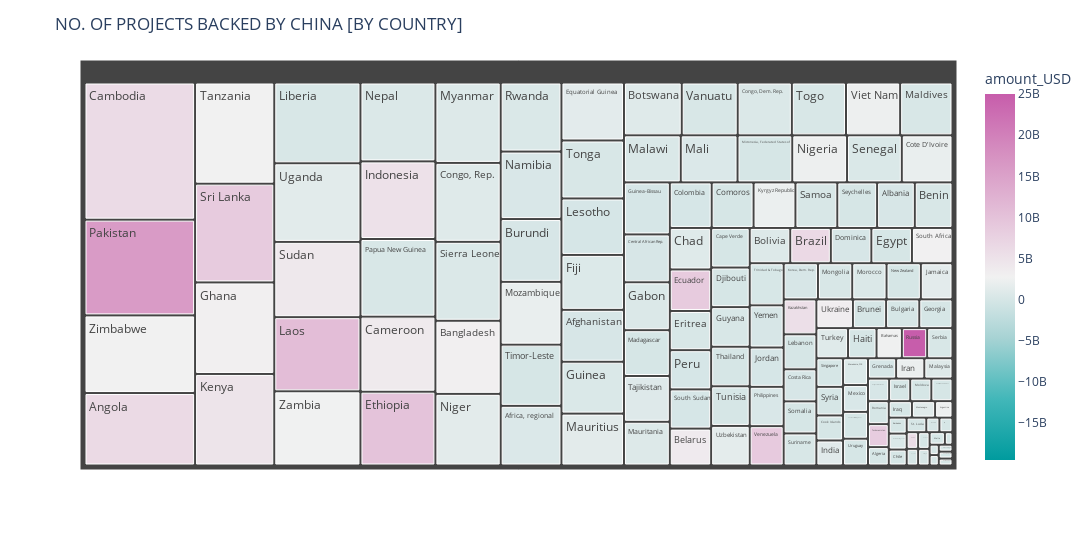

The notebook cell saved with this chart:
### Code cell
#Creating a TreeMap

fig = px.treemap(ms1, 
                  path = ['country', ], values = 'project_count',
                  color='amount_USD',
                  color_continuous_scale='Tropic',
                 color_continuous_midpoint=np.average(ms_dp['amount_USD']),
                  
                  
                )

fig.update_layout(
    width=1850, height=550,
    title = "NO. OF PROJECTS BACKED BY CHINA [BY COUNTRY]",
    legend_title_text='Amount Invested', 
    
)

fig.show()

#fig.write_html('first_figure.html', auto_open=True)

### Figure 1 — Plotly figure (JSON) as saved in the notebook; plotly's stock layout.template omitted (floating-point values rounded to 4 significant figures; data arrays with more than 128 entries replaced by an {"elided": "..."} marker saying what was removed)
{"data": [{"branchvalues": "total", "customdata": {"elided": "140x1 int values"}, "domain": {"x": [0, 1], "y": [0, 1]}, "hovertemplate": "labels=%{label}<br>project_count=%{value}<br>parent=%{parent}<br>id=%{id}<br>amount_USD=%{color}<extra></extra>", "ids": {"elided": "140 str values"}, "labels": {"elided": "140 str values"}, "marker": {"coloraxis": "coloraxis", "colors": {"elided": "140 int values"}}, "name": "", "parents": {"elided": "140 str values"}, "type": "treemap", "values": {"elided": "140 int values"}}], "layout": {"coloraxis": {"cmid": 2748000000.0, "colorbar": {"title": {"text": "amount_USD"}}, "colorscale": [[0, "rgb(0, 155, 158)"], [0.1667, "rgb(66, 183, 185)"], [0.3333, "rgb(167, 211, 212)"], [0.5, "rgb(241, 241, 241)"], [0.6667, "rgb(228, 193, 217)"], [0.8333, "rgb(214, 145, 193)"], [1, "rgb(199, 93, 171)"]]}, "height": 550, "legend": {"title": {"text": "Amount Invested"}, "tracegroupgap": 0}, "margin": {"t": 60}, "title": {"text": "NO. OF PROJECTS BACKED BY CHINA [BY COUNTRY]"}, "width": 1850}}
